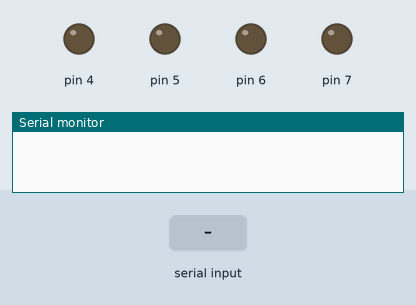
Bench run of a sketch on a simulated Arduino Uno, built with avr-gcc and run on an emulated ATmega328P. Parts: output pins drawn as LEDs (lit = HIGH), the last lines printed to the serial monitor. Inputs (shaded band) come from the test bench.

Above: at 1.2 s.
1.3 s: "F" received over Serial
At 1.8 s:
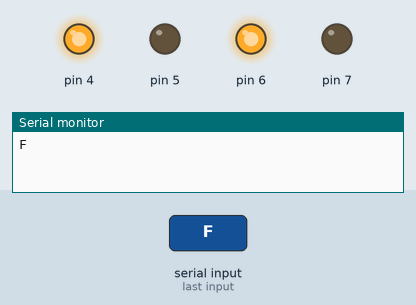
2.8 s: "B" received over Serial
At 4.0 s:
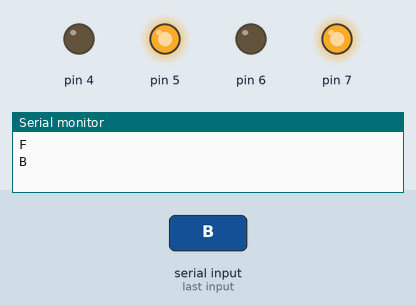
4.3 s: "R" received over Serial
At 5.3 s:
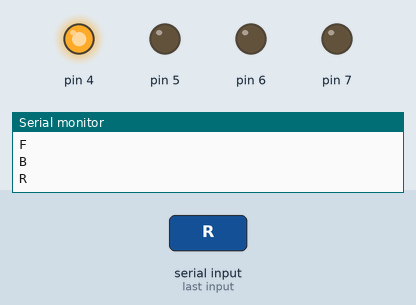
5.8 s: "L" received over Serial
At 6.4 s:
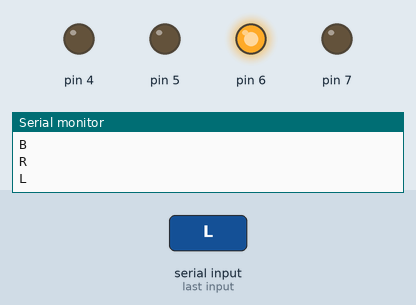
Timing chart, 0 to 8.3 s (numbered marks = the images above; inputs shaded):
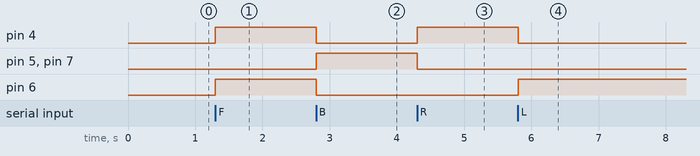

Measured:
- after the input at 1.3 s, pin 4, pin 6: LOW → HIGH at once
- after the input at 2.8 s, pin 4, pin 6: HIGH → LOW at once; pin 5, pin 7: LOW → HIGH at once
- after the input at 4.3 s, pin 4: LOW → HIGH at once; pin 5, pin 7: HIGH → LOW at once
- after the input at 5.8 s, pin 4: HIGH → LOW at once; pin 6: LOW → HIGH at once

The sketch:

car.ino
```cpp
char val;
void setup()
{
  pinMode(7, OUTPUT);
  pinMode(6, OUTPUT);
  pinMode(5, OUTPUT);
  pinMode(4, OUTPUT);
  Serial.begin(9600);
}

void loop()
{

 while( Serial.available() > 0)
   {
    val = Serial.read();
    Serial.println(val);
   }
 switch(val)
  {
    case 'F': moveForward(); break;
    case 'B': moveBackward(); break;
    case 'R': moveRightward(); break;
    case 'L': moveLeftward(); break;
    case 'S': stop(); break;
  }
}

void moveForward()
{
  digitalWrite(7, LOW);
  digitalWrite(6, HIGH);
  digitalWrite(5, LOW);
  digitalWrite(4, HIGH);
}

void stop()
{
  digitalWrite(7, LOW);
  digitalWrite(6, LOW);
  digitalWrite(5, LOW);
  digitalWrite(4, LOW);
}

void moveBackward()
{
  digitalWrite(7,HIGH);
  digitalWrite(6, LOW);
  digitalWrite(5, HIGH);
  digitalWrite(4, LOW);
}
void moveLeftward()
{
  digitalWrite(7, LOW);
  digitalWrite(6, HIGH);
  digitalWrite(5, LOW);
  digitalWrite(4, LOW);
}
void moveRightward()
{
  digitalWrite(7, LOW);
  digitalWrite(6, LOW);
  digitalWrite(5, LOW);
  digitalWrite(4, HIGH);
}
```
